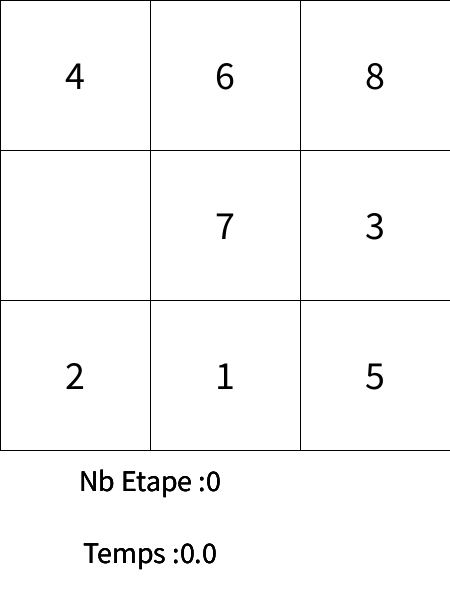
Frame 1 (no input)
Frame 60 (the mouse pressed at the canvas centre just before this capture): identical to frame 1, image omitted
Frame 120 (the mouse held since frame 60 and released just before this capture): identical to frame 1, image omitted

The Processing sketch that drew this single still picture (run headless with seeded random() and noise(); from frame 60 on, the mouse is pressed at the canvas centre):

// Processing sketch: Puzzle_Solver
// ── Puzzle_Solver.pde
import java.util.*;

int[] taille_grille = new int[2];
int[][] grille = new int[3][3];
int[] taille_pixel = new int[2];
PriorityQueue<Node> open = new PriorityQueue();
LinkedList<Node> closed = new LinkedList();
LinkedList<Node> path = new LinkedList();
boolean Trouver = false,solution = false;
int permute,x,yoink = 0;
long start,end;

// Starting Solvable Matrix
//int[][] startM = { {4,6,8},{2,7,5}, {0,3,1} };
//int[][] startM = { {1,2,8},{6,0,4}, {7,3,5} };
int[][] startM = { {4,6,8},{0,7,3}, {2,1,5} };
//int[][] startM = { {4,6,8},{7,3,5}, {2,0,1} };
//int[][] startM = { {4,6,8},{0,7,5}, {2,3,1} };

//Objective Matrix
int[][] objectifM = {  {1,2,3},{8,0,4}, {7,6,5} };

void setup()
{
  grille = startM;
  taille_grille[0] = 3;   //largeur grille
  taille_grille[1] = 3;   //hauteur grille
  taille_pixel[0] = 150;    //largeur pixel
  taille_pixel[1] = 150;    //hauteur pixel
  size(450, 600);         //(largeurpixel * largeur grille, hateurpixel * hauteur grille)
}


void draw()
{
  background(255);
  stroke(0);
  
  textAlign(CENTER, CENTER); 
  //println(NX+","+NY);
  for(int i = 0; i< taille_grille[0]; i++)
  {
   for( int j = 0; j<taille_grille[1]; j++)
   {
        x = grille[i][j];  
        switch (x)
        {
             case 0:
                   if(MatDif(grille,objectifM)) fill(255); else fill(0,255,0);
                   rect(j*taille_pixel[0], i*taille_pixel[1], taille_pixel[0], taille_pixel[1]);
                   fill(0);
                   textSize(40);
                   text("",j*taille_pixel[0]+taille_pixel[0]/2, i*taille_pixel[1]+taille_pixel[1]/2);
                   
               break;
            
             case 1:
                   if(MatDif(grille,objectifM)) fill(255); else fill(0,255,0);
                   rect(j*taille_pixel[0], i*taille_pixel[1], taille_pixel[0], taille_pixel[1]);
                   fill(0);
                   textSize(40);
                   text("1",j*taille_pixel[0]+taille_pixel[0]/2, i*taille_pixel[1]+taille_pixel[1]/2);
               break;
             
             case 2:
                   if(MatDif(grille,objectifM)) fill(255); else fill(0,255,0);
                   rect(j*taille_pixel[0], i*taille_pixel[1], taille_pixel[0], taille_pixel[1]);
                   fill(0);
                   textSize(40);
                   text("2",j*taille_pixel[0]+taille_pixel[0]/2, i*taille_pixel[1]+taille_pixel[1]/2);
               break;
             case 3:
                   if(MatDif(grille,objectifM)) fill(255); else fill(0,255,0);
                   rect(j*taille_pixel[0], i*taille_pixel[1], taille_pixel[0], taille_pixel[1]);
                   fill(0);
                   textSize(40);
                   text("3",j*taille_pixel[0]+taille_pixel[0]/2, i*taille_pixel[1]+taille_pixel[1]/2);             
               break;
             case 4:
                   if(MatDif(grille,objectifM)) fill(255); else fill(0,255,0);
                   rect(j*taille_pixel[0], i*taille_pixel[1], taille_pixel[0], taille_pixel[1]);
                   fill(0);
                   textSize(40);
                   text("4",j*taille_pixel[0]+taille_pixel[0]/2, i*taille_pixel[1]+taille_pixel[1]/2);             
               break;
             
             case 5:
                   if(MatDif(grille,objectifM)) fill(255); else fill(0,255,0);
                   rect(j*taille_pixel[0], i*taille_pixel[1], taille_pixel[0], taille_pixel[1]);
                   fill(0);
                   textSize(40);
                   text("5",j*taille_pixel[0]+taille_pixel[0]/2, i*taille_pixel[1]+taille_pixel[1]/2);        
               break;
             
             case 6:
                   if(MatDif(grille,objectifM)) fill(255); else fill(0,255,0);
                   rect(j*taille_pixel[0], i*taille_pixel[1], taille_pixel[0], taille_pixel[1]);
                   fill(0);
                   textSize(40);
                   text("6",j*taille_pixel[0]+taille_pixel[0]/2, i*taille_pixel[1]+taille_pixel[1]/2);
               break;
             
             case 7:
                   if(MatDif(grille,objectifM)) fill(255); else fill(0,255,0);
                   rect(j*taille_pixel[0], i*taille_pixel[1], taille_pixel[0], taille_pixel[1]);
                   fill(0);
                   textSize(40);
                   text("7",j*taille_pixel[0]+taille_pixel[0]/2, i*taille_pixel[1]+taille_pixel[1]/2);
               break;
             
             case 8:
                   if(MatDif(grille,objectifM)) fill(255); else fill(0,255,0);
                   rect(j*taille_pixel[0], i*taille_pixel[1], taille_pixel[0], taille_pixel[1]);
                   fill(0);
                   textSize(40);
                   text("8",j*taille_pixel[0]+taille_pixel[0]/2, i*taille_pixel[1]+taille_pixel[1]/2);
               break;
         
        }
   }
    int policeLegende = 30;
    textSize(policeLegende);
    if(height > width)
    {
      text("Temps :"+str((end-start)/1000.0)+"\n" ,150, height-policeLegende);
      text("Nb Etape :"+str(yoink) ,150, width + policeLegende);
    }
  }
   if(!path.isEmpty() && solution)
   {
     Node next_move = new Node();
     next_move = path.peek();
     int NY=FindY0(next_move.mat); int NX=FindX0(next_move.mat);
     fill(0,255,0);
     rect(NY*taille_pixel[0], NX*taille_pixel[1], taille_pixel[0], taille_pixel[1]);
     fill(0);
     textSize(40);
     text(grille[NX][NY],NY*taille_pixel[0]+taille_pixel[0]/2, NX*taille_pixel[1]+taille_pixel[1]/2);
   }
   
}

  
void keyPressed()
{
  if( key == '1') {  start = System.currentTimeMillis(); Astar(); end = System.currentTimeMillis(); println("temp "+(end-start)/1000.0); solution = true;}
  
}

void mousePressed()
{
  int x1 = floor(mouseX/taille_pixel[0]);
  int y1 = floor(mouseY/taille_pixel[1]);
  if(MatDif(grille,objectifM))
  {
    if( mouseButton == LEFT )
    {

     if(x1+1 < taille_grille[0] && grille[y1][x1+1] == 0) 
     {
       if (solution) {
        if(!path.isEmpty() && x1 == FindY0(path.peek().mat) && y1 == FindX0(path.peek().mat)) path.pop();
         else
         {
           if(x1 != FindY0(path.peek().mat) || y1 != FindX0(path.peek().mat))
               {
                   Node reviens = new Node();
                   CopyMatrice(reviens.mat,grille);
                   path.push(reviens);
               }
         }}
         permute = grille[y1][x1];
         grille[y1][x1] = grille[y1][x1+1];
         grille[y1][x1+1] = permute;

     }
     
     if(x1-1 >= 0 && grille[y1][x1-1] == 0) 
     {
       if(solution) {
           if(!path.isEmpty() && x1 == FindY0(path.peek().mat) && y1 == FindX0(path.peek().mat)) path.pop();
           else
           {
             if( (x1 != FindY0(path.peek().mat) || y1 != FindX0(path.peek().mat)))
                 {
                     Node reviens = new Node();
                     CopyMatrice(reviens.mat,grille);
                     path.push(reviens);
                 }
           }
         }
         permute = grille[y1][x1];
         grille[y1][x1] = grille[y1][x1-1];
         grille[y1][x1-1] = permute;

     }
     
     
     if(y1+1 <taille_grille[1] && grille[y1+1][x1] == 0)
     {
       if (solution){
         if(!path.isEmpty() && x1 == FindY0(path.peek().mat) && y1 == FindX0(path.peek().mat))path.pop();
         else
         {
           if((x1 != FindY0(path.peek().mat) || y1 != FindX0(path.peek().mat)))
               {
                   Node reviens = new Node();
                   CopyMatrice(reviens.mat,grille);
                   path.push(reviens);
               }
         }}
         permute = grille[y1][x1];
         grille[y1][x1] = grille[y1+1][x1];
         grille[y1+1][x1] = permute;

     }
     
     
     if(y1-1 >= 0 && grille[y1-1][x1] == 0) 
     {
       if(solution){
         if(!path.isEmpty() && x1 == FindY0(path.peek().mat) && y1 == FindX0(path.peek().mat)) path.pop();
         else
         {
           if((x1 != FindY0(path.peek().mat) || y1 != FindX0(path.peek().mat)))
               {
                   Node reviens = new Node();
                   CopyMatrice(reviens.mat,grille);
                   path.push(reviens);
               }
         }}
         permute = grille[y1][x1];
         grille[y1][x1] = grille[y1-1][x1];
         grille[y1-1][x1] = permute;
 
     }
    }
  }
 
}

// ── A_Star.pde
void Astar()
{
  
  // init courant
  Node Courant = new Node();
  Courant.mat = startM;
  Courant.F = CalculeH(startM);
  open.add(Courant);
  Node Dernier = new Node();
  int it=0;
  while(!open.isEmpty() && !Trouver)
  {
    Courant = open.poll();
    if(!MatDif(Courant.mat,objectifM))
    {
      Dernier = Courant;
      Trouver = true; 
    }
    else
    {
     if(!closed.contains(Courant)) {CreeVoisins(Courant); closed.add(Courant);}
    }
    
    it++;
  }
  


  Courant = Dernier;
  if( Trouver == true)
  {
    while( Courant.pere != null )
    {
        path.push(Courant);
        Courant = Courant.pere;
        yoink++;
    }
  }

}

// ── Functions.pde

//Trouver X0

int FindX0(int[][] Matrice)
{
    int x0=0;
    for(int i = 0; i< taille_grille[0]; i++)
    {
     for( int j = 0; j<taille_grille[1]; j++)
      {
           if (Matrice[i][j]==0) x0 = i;
      }
         
    }
  
    return x0;

}


//Trouver Y0
int FindY0(int[][] Matrice)
{
    int y0=0;
    for(int i = 0; i< taille_grille[0]; i++)
    {
     for( int j = 0; j<taille_grille[1]; j++)
      {
           if (Matrice[i][j]==0) y0 = j;
      }
         
    }
  
    return y0;

}

// Compare deux matrice (retourne vrai si differente)
boolean MatDif(int[][] Matrice1,int[][] Matrice2)
{
  for(int i = 0; i< taille_grille[0]; i++)
  {
     for( int j = 0; j<taille_grille[1]; j++)
      {
           if (Matrice1[i][j]!= Matrice2[i][j]) return true;
      }
         
   }
  return false;
}

// Met une matrice dans une autre
void CopyMatrice(int[][] Matrice1,int[][] Matrice2)
{
    for(int i = 0; i< taille_grille[0]; i++)
  {
     for( int j = 0; j<taille_grille[1]; j++)
      {
           Matrice1[i][j]= Matrice2[i][j];
      }
         
   }
}

// Calculer l'heuristique
int CalculeH(int[][] matrice)
{
    int score=0;
  
  
      for(int i = 0; i< taille_grille[0]; i++)
        {
         for( int j = 0; j<taille_grille[1]; j++)
         {
             if (matrice[i][j] != objectifM[i][j]) score = score +1;
         }
         
        }
  
  return score;
  
}


// Crée les voisins d'un noeud
void CreeVoisins(Node courant)
{    
    int x0 = FindX0(courant.mat);
    int y0 = FindY0(courant.mat);
   
     /// x+1
     if( x0+1 < taille_grille[0] )
     { 
       Node voisin = new Node();
       CopyMatrice(voisin.mat,courant.mat);
       voisin.mat[x0][y0] = voisin.mat[x0+1][y0];
       voisin.mat[x0+1][y0] = 0;
       voisin.cout = courant.cout + 1;
       voisin.F = voisin.cout + CalculeH(voisin.mat);
       voisin.pere = courant;
       open.add(voisin);
     }
  
     /// x-1
     if(x0-1 >= 0 )
     {
       Node voisin = new Node();
       CopyMatrice(voisin.mat,courant.mat);
       voisin.mat[x0][y0] = voisin.mat[x0-1][y0];
       voisin.mat[x0-1][y0] = 0;
       voisin.cout = courant.cout + 1;
       voisin.F = voisin.cout + CalculeH(voisin.mat);
       voisin.pere = courant;
       open.add(voisin);
     }
     
     /// y+1
     if(y0+1 <taille_grille[1])
     {
       Node voisin = new Node();
       CopyMatrice(voisin.mat,courant.mat);
       voisin.mat[x0][y0] = voisin.mat[x0][y0+1];
       voisin.mat[x0][y0+1] = 0;
       voisin.cout = courant.cout + 1;
       voisin.F = voisin.cout + CalculeH(voisin.mat);
       voisin.pere = courant;
       open.add(voisin);
     }
     
     
     /// y-1
     if(y0-1 >= 0)
     {
       Node voisin = new Node();
       CopyMatrice(voisin.mat,courant.mat); 
       voisin.mat[x0][y0] = voisin.mat[x0][y0-1];
       voisin.mat[x0][y0-1] = 0;
       voisin.cout = courant.cout + 1;
       voisin.F = voisin.cout + CalculeH(voisin.mat);
       voisin.pere = courant;
       open.add(voisin);
     }
}

// ── Node.pde
public class Node implements Comparable<Node>
{
  int[][] mat = new int[3][3];
  int cout,F;
  Node pere;
  
  Node()
  {
      for(int i = 0; i< taille_grille[0]; i++)
        {
         for( int j = 0; j<taille_grille[1]; j++)
         {
              mat[i][j]=0;
         }
         
        }
        
       cout = 1;
       F = 0;
       pere = null;
    
  }
  
  
 @Override
  public int compareTo(Node other)
  {
      return this.F - other.F;
  }
  
  
  @Override
  public boolean equals(Object o)
  {
    if(this == o)
      return true;
    if(o == null)
      return false;

    Node n = (Node) o;
    return !MatDif(this.mat,n.mat);
  }
}
